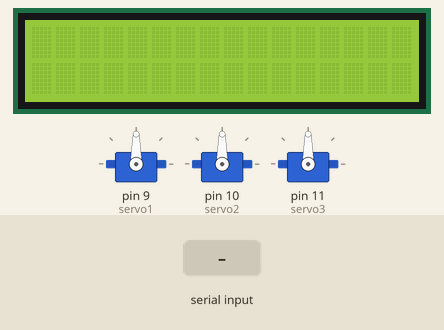
This sketch was run on a simulated Arduino Uno, built with avr-gcc and run on an emulated ATmega328P. Parts: 3 × servo, 16×2 character LCD. The test bench sets the inputs (shaded band). What the sketch prints to the serial monitor is not drawn.

Above: at 1.2 s.
1.3 s: "-" received over Serial
At 3.4 s:
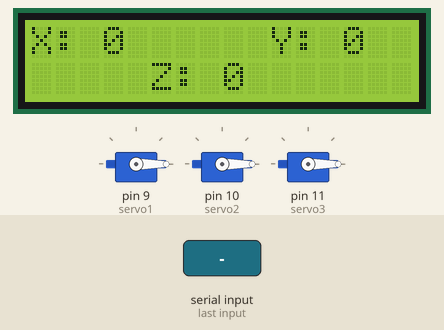
3.8 s: "90 45 200\n" received over Serial
At 5.4 s:
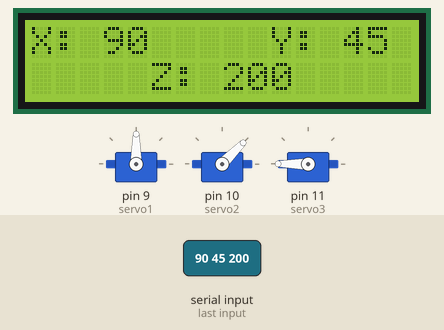
6.3 s: "30 150 10\n" received over Serial
At 8.5 s:
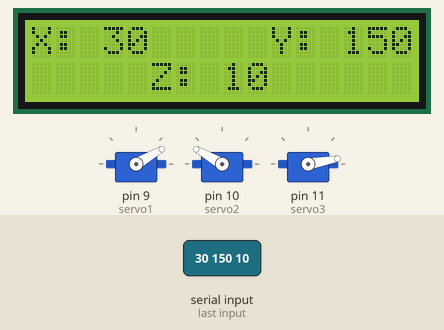
8.8 s: "90 45\n" received over Serial
At 10.3 s:
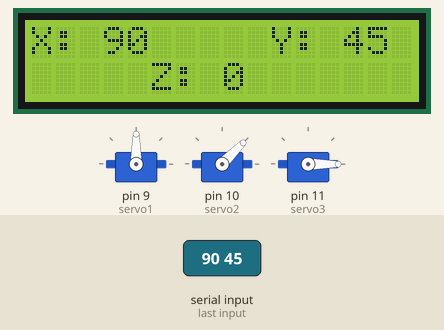
11.3 s: "90\n" received over Serial
At 13.3 s:
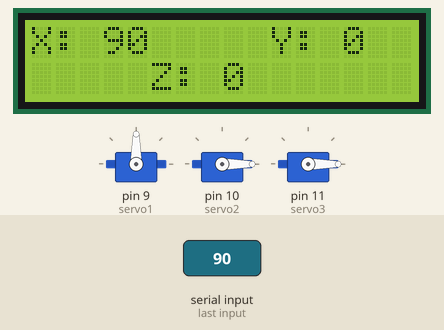
13.8 s: "200\n" received over Serial
At 15.4 s:
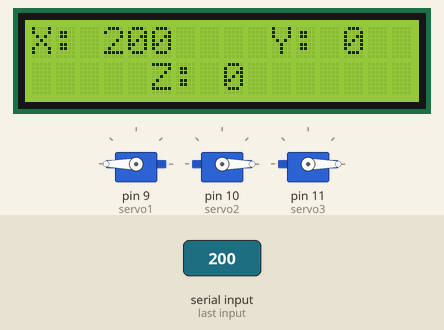
Timing chart, 0 to 16.9 s (numbered marks = the images above; inputs shaded):
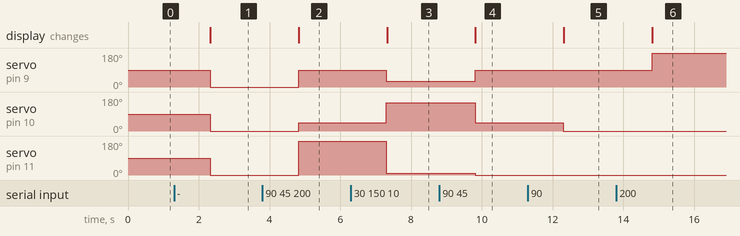

Measured:
- after the input at 1.3 s, servo on pin 9 (servo1), servo on pin 10 (servo2), servo on pin 11 (servo3): 90° → 0° after 1.0 s; the display: changes after 1.0 s (image 1)
- after the input at 3.8 s, servo on pin 9 (servo1): 0° → 90° after 1.0 s; servo on pin 10 (servo2): 0° → 45° after 1.0 s; servo on pin 11 (servo3): 0° → 180° after 1.0 s; the display: changes after 1.0 s (image 2)
- after the input at 6.3 s, servo on pin 9 (servo1): 90° → 30° after 1.0 s; servo on pin 10 (servo2): 45° → 150° after 1.0 s; servo on pin 11 (servo3): 180° → 10° after 1.0 s; the display: changes after 1.0 s (image 3)
- after the input at 8.8 s, servo on pin 9 (servo1): 30° → 90° after 1.0 s; servo on pin 10 (servo2): 150° → 45° after 1.0 s; servo on pin 11 (servo3): 10° → 0° after 1.0 s; the display: changes after 1.0 s (image 4)
- after the input at 11.3 s, servo on pin 10 (servo2): 45° → 0° after 1.0 s; the display: changes after 1.0 s (image 5)
- after the input at 13.8 s, servo on pin 9 (servo1): 90° → 180° after 1.0 s; the display: changes after 1.0 s (image 6)

The sketch:

robotic_arm.ino
```cpp
#include <Servo.h>
#include <LiquidCrystal_I2C.h>

LiquidCrystal_I2C lcd(0x27, 16, 2);
Servo servo1;
Servo servo2;
Servo servo3;

void getServoCoords();
void writeMessage();
int myAtoi(const char* str);

void setup() {
  servo1.attach(9);
  servo2.attach(10);
  servo3.attach(11);

  Serial.begin(115200);
  Serial.print("Ready!\n");

  lcd.init();
  lcd.backlight();
  lcd.clear();
}

int pos_servo1 = 90;
int pos_servo2 = 90;
int pos_servo3 = 90;
String serialString;
char serial_char[16];
char *p;
char lcd_buffer[16];

void loop() {
  // Wait for serial
  while (!Serial.available());

  // Get coordinates of servomotors from serial
  getServoCoords();

  // Move servomotors
  servo1.write(pos_servo1);
  servo2.write(pos_servo2);
  servo3.write(pos_servo3);

  // Write message to LCD Screen
  writeMessage();

}

void getServoCoords() {
  serialString = Serial.readString();
  strncpy(serial_char, serialString.c_str(), 16);
  serial_char[15] = '\0';
  p = strtok(serial_char, " ");
  pos_servo1 = myAtoi(p);
  p = strtok(NULL, " ");
  pos_servo2 = myAtoi(p);
  p = strtok(NULL, " ");
  pos_servo3 = myAtoi(p);
}

void writeMessage() {
  lcd.clear();
  lcd.setCursor(0, 0);
  sprintf(lcd_buffer, "X: %d", pos_servo1);
  lcd.print(lcd_buffer);

  lcd.setCursor(10, 0);
  sprintf(lcd_buffer, "Y: %d", pos_servo2);
  lcd.print(lcd_buffer);

  sprintf(lcd_buffer, "Z: %d", pos_servo3);
  lcd.setCursor(5, 1);
  lcd.print(lcd_buffer);
}


int myAtoi(const char* str) {
    int sign = 1, base = 0, i = 0;

    while (str[i] == ' ')
        i++;

    if (str[i] == '-' || str[i] == '+')
        sign = 1 - 2 * (str[i++] == '-');

    while (str[i] >= '0' && str[i] <= '9')
        base = 10 * base + (str[i++] - '0');

    return base * sign;
}
```
